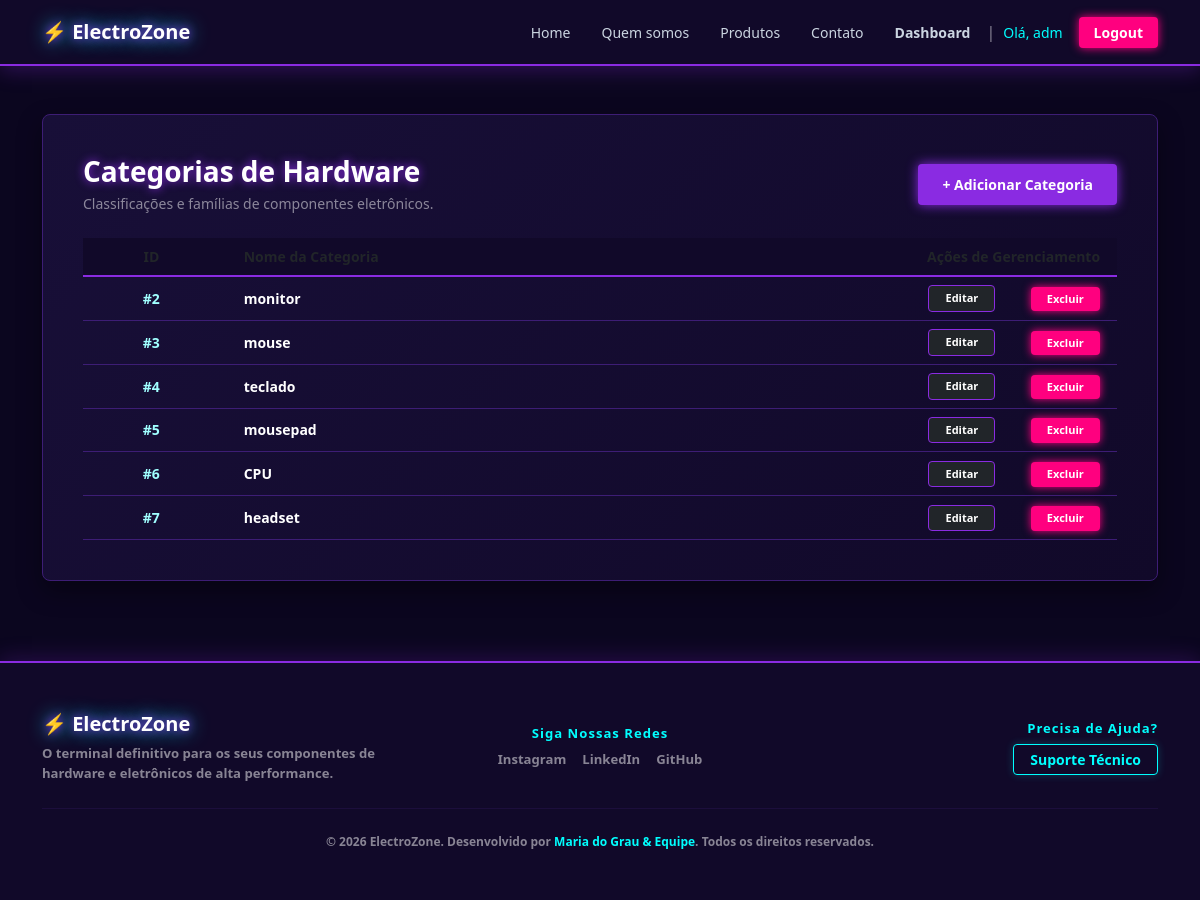
The app's page /categoria/ (signed in) with its own data.
### app/models.py (models this page shows, shortened)
class Categoria(models.Model):
    nome = models.CharField(max_length=100)

### app/views.py (the view)
# urls.py: path('categoria/', views.listarCategoria, name='categoria'),
@staff_member_required
def listarCategoria(request):
    _categorias = Categoria.objects.all().values()
    return render(request, 'categoria.html', {'categorias': _categorias})

### app/templates/categoria.html (shortened to what this page needs)
{% extends 'template.html' %}
{% block conteudo %}
<div class="container py-5">
    <div class="content-box">
        <div class="d-flex justify-content-between align-items-center mb-4">
            <div>
                <h3 class="fw-bold text-white mb-1" style="text-shadow: 0 0 10px #8a2be2;">Categorias de Hardware</h3>
                <p class="text-white-50 small mb-0">Classificações e famílias de componentes eletrônicos.</p>
            </div>
            <a href="{% url 'addcategoria' %}" class="btn btn-sm btn-submit-tech px-4">+ Adicionar Categoria</a>
        </div>
        <div class="table-responsive">
            <table class="table align-middle text-center mb-0 text-white" style="--bs-table-bg: transparent;">
                <thead style="background-color: #110929; color: #00ffff; border-bottom: 2px solid #8a2be2;">
                    <tr class="small">
                        <th class="py-2">ID</th>
                        <th class="py-2 text-start ps-4">Nome da Categoria</th>
                        <th class="py-2" colspan="2">Ações de Gerenciamento</th>
                    </tr>
                </thead>
                <tbody>
                    {% if categorias %}
                        {% for cat in categorias %}
                        <tr style="border-bottom: 1px solid #3d1d75; transition: background 0.2s;">
                            <td class="small fw-bold" style="color: #a0ffff;">#{{ cat.id }}</td>
                            <td class="text-white small text-start ps-4 fw-bold">{{ cat.nome }}</td>
                            <td style="width: 10%;">
                                <a href="{% url 'editcategoria' cat.id %}" class="btn btn-sm btn-dark py-1 px-3" style="font-size: 11px; font-weight: bold; border: 1px solid #8a2be2; color: #fff;">Editar</a>
                            </td>
                            <td style="width: 10%;">
                                <a href="{% url 'delcategoria' cat.id %}" class="btn btn-sm btn-danger py-1 px-3" style="font-size: 11px; font-weight: bold; background-color: #ff007f; border: none; box-shadow: 0 0 8px #ff007f;">Excluir</a>
                            </td>
                        </tr>
                        {% endfor %}
                    {% else %}
                        <tr>
                            <td colspan="4" class="text-center py-4 small" style="color: #ffffff;">Nenhuma categoria de peças cadastrada no sistema.</td>
                        </tr>
                    {% endif %}
                </tbody>
            </table>
        </div>
    </div>
</div>
{% endblock %}

### app/templates/template.html (shortened to what this page needs)
<!DOCTYPE html>
<html lang="pt-br">
<head>
    <link href="https://cdn.jsdelivr.net/npm/bootstrap@5.3.0/dist/css/bootstrap.min.css" rel="stylesheet">
</head>
<body>
    <nav class="navbar navbar-expand-lg navbar-custom">
        <div class="container">
            <a class="navbar-brand" href="{% url 'index' %}">⚡ ElectroZone</a>
            <div class="collapse navbar-collapse justify-content-end" id="navbarNav">
                <ul class="navbar-nav align-items-center">
                    <li class="nav-item"><a class="nav-link" href="{% url 'index' %}#home">Home</a></li>
                    <li class="nav-item"><a class="nav-link" href="{% url 'index' %}#quem-somos">Quem somos</a></li>
                    <li class="nav-item"><a class="nav-link" href="{% url 'index' %}#produtos">Produtos</a></li>
                    <li class="nav-item"><a class="nav-link" href="{% url 'index' %}#contato">Contato</a></li>
                    {% if user.is_authenticated %}
                        {% if user.is_staff %}
                            <li class="nav-item"><a class="nav-link fw-bold text-warning" href="{% url 'dashboard' %}">Dashboard</a></li>
                        {% else %}
                            <li class="nav-item"><a class="nav-link fw-bold text-info" href="{% url 'perfil' %}">Perfil</a></li>
                        {% endif %}
                        <li class="nav-item-separator mx-2 text-white-50">|</li>
                        <li class="nav-item small me-2" style="color: #00ffff;">Olá, {{ user.username }}</li>
                        <li class="nav-item">
                            <form method="post" action="{% url 'logout' %}" style="display: inline;">
                                <button type="submit" class="btn-logout-nav ms-2" style="cursor: pointer;">
                                    Logout
                                </button>
                            </form>
                        </li>
                    {% else %}
                        <li class="nav-item"><a class="nav-link btn-login-nav" href="{% url 'login' %}">Login</a></li>
                    {% endif %}
                </ul>
            </div>
        </div>
    </nav>
    <div class="main-wrapper flex-grow-1">
        {% block conteudo %}{% endblock %}
    </div>
   <footer class="footer-custom mt-auto">
    <div class="container py-4">
        <div class="row gy-4 align-items-center">
            <div class="col-md-4 text-center text-md-start">
                <h5 class="fw-bold mb-2" style="color: #ffffff; text-shadow: 0 0 10px #8a2be2, 0 0 20px #00ffff;">⚡ ElectroZone</h5>
                <p class="small text-white-50 m-0">O terminal definitivo para os seus componentes de hardware e eletrônicos de alta performance.</p>
            </div>
            <div class="col-md-4 text-center">
                <h6 class="fw-bold mb-2 small" style="color: #00ffff; letter-spacing: 1px;">Siga Nossas Redes</h6>
                <div class="d-flex justify-content-center gap-3">
                    <a href="#" class="text-white-50 text-decoration-none small hover-neon">Instagram</a>
                    <a href="#" class="text-white-50 text-decoration-none small hover-neon">LinkedIn</a>
                    <a href="#" class="text-white-50 text-decoration-none small hover-neon">GitHub</a>
                </div>
            </div>
            <div class="col-md-4 text-center text-md-end">
                <h6 class="fw-bold mb-2 small" style="color: #00ffff; letter-spacing: 1px;">Precisa de Ajuda?</h6>
                <a href="{% url 'index' %}#contato" class="btn btn-sm fw-bold px-3 py-1.5 transition-all" style="background-color: transparent; border: 1px solid #00ffff; color: #00ffff; box-shadow: 0 0 8px rgba(0,255,255,0.2);">
                    Suporte Técnico
                </a>
            </div>
        </div>
        <hr class="my-4" style="border-color: #3d1d75 !important;">
        <div class="row">
            <div class="col text-center">
                <p class="m-0 text-white-50" style="font-size: 12px;">
                    &copy; 2026 ElectroZone. Desenvolvido por <span style="color: #00ffff;">Maria do Grau & Equipe</span>. Todos os direitos reservados.
                </p>
            </div>
        </div>
    </div>
</footer>
</body>
</html>

### app/templates/template.html (style rules this page uses)
body { background-color: #0b061f; color: #ffffff; font-family: 'Segoe UI', Tahoma, Geneva, Verdana, sans-serif; display: flex; flex-direction: column; min-height: 100vh; margin: 0; }
.navbar-custom { background-color: #110929 !important; border-bottom: 2px solid #8a2be2; box-shadow: 0 4px 20px rgba(138, 43, 226, 0.3); padding: 12px 0; }
.navbar-custom .navbar-brand { color: #ffffff !important; font-weight: 700; font-size: 20px; text-shadow: 0 0 10px #8a2be2, 0 0 20px #00ffff; }
.navbar-custom .nav-link { color: #cbd5e1 !important; font-weight: 500; font-size: 14px; margin-left: 15px; transition: all 0.2s; }
.btn-logout-nav { background-color: #ff007f !important; color: white !important; box-shadow: 0 0 10px #ff007f; font-weight: bold; padding: 5px 15px; border-radius: 4px; font-size: 14px; border: none; }
.footer-custom { background-color: #110929; color: #ffffff; border-top: 2px solid #8a2be2; box-shadow: 0 -4px 20px rgba(138, 43, 226, 0.2); text-align: center; padding: 25px 0; margin-top: auto; font-weight: 600; font-size: 15px; }
.content-box { background: linear-gradient(135deg, #180f38 0%, #110929 100%); border: 1px solid #3d1d75; border-radius: 8px; padding: 2.5rem; box-shadow: 0 10px 25px rgba(0, 0, 0, 0.4); margin-bottom: 2rem; }
.btn-submit-tech { background-color: #8a2be2 !important; border: none !important; color: white !important; font-weight: bold; padding: 10px; border-radius: 4px; box-shadow: 0 0 12px #8a2be2; transition: all 0.2s; }

### records on screen
Categoria: id "2", nome "monitor"
Categoria: id "3", nome "mouse"
Categoria: id "4", nome "teclado"
Categoria: id "5", nome "mousepad"
Categoria: id "6", nome "CPU"
Categoria: id "7", nome "headset"

### other values on screen
{{ user.username }} "adm"
